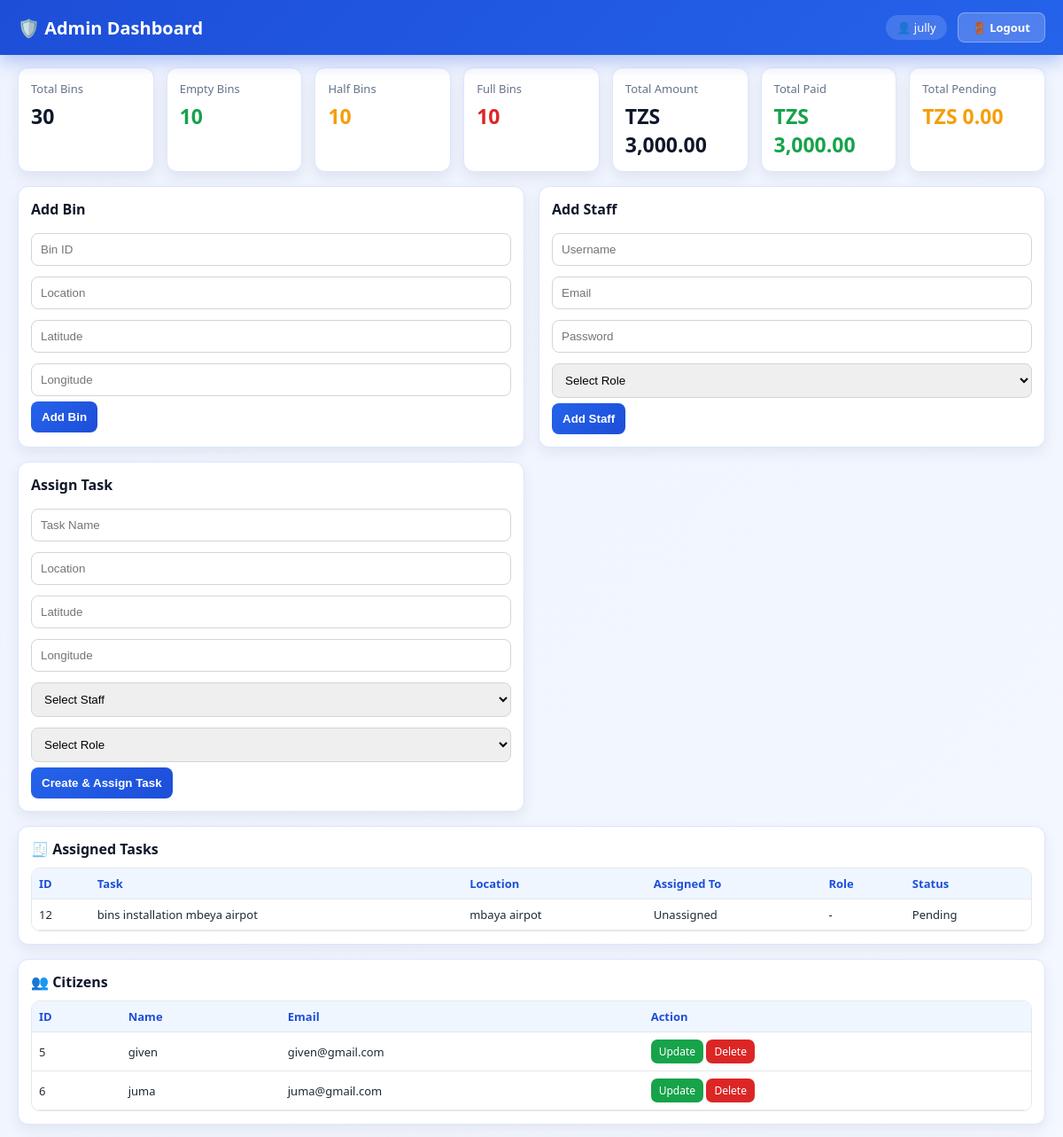
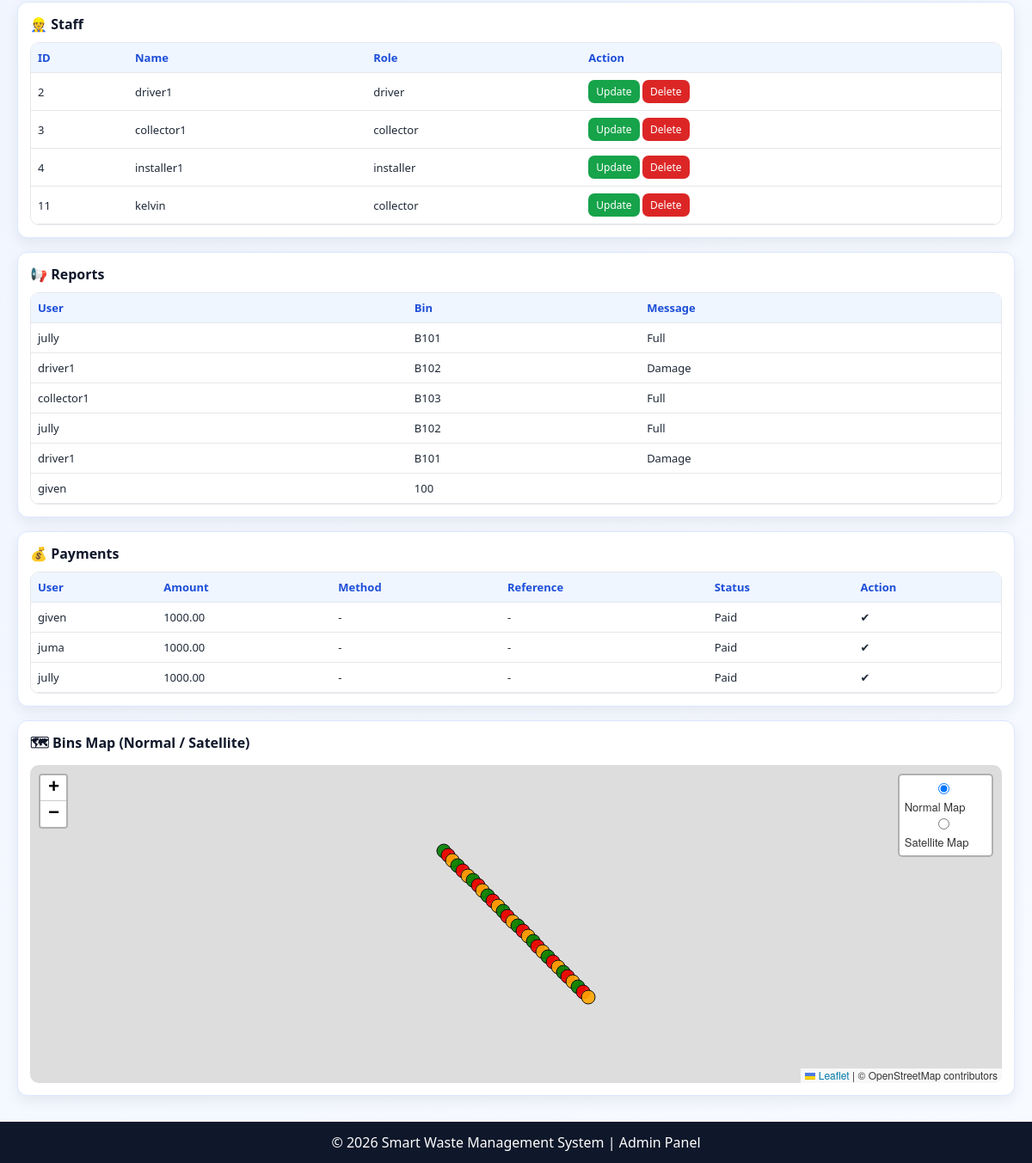
/dashboard_admin.php (signed in), run on the app's committed database (2 pictures, top to bottom).
### tables this page shows
CREATE TABLE `tasks` (
  `id` int(11) NOT NULL,
  `task_name` varchar(100) NOT NULL,
  `location` varchar(100) NOT NULL,
  `lat` decimal(10,7) NOT NULL,
  `lng` decimal(10,7) NOT NULL,
  `assigned_to` int(11) DEFAULT NULL,
  `role` varchar(50) DEFAULT NULL,
  `status` enum('Pending','Ongoing','Completed','Failed') DEFAULT 'Pending',
  `created_at` timestamp NOT NULL DEFAULT current_timestamp()
);

CREATE TABLE `users` (
  `id` int(11) NOT NULL,
  `username` varchar(50) NOT NULL,
  `email` varchar(100) NOT NULL,
  `password` varchar(100) NOT NULL,
  `role` varchar(50) NOT NULL
);

CREATE TABLE `reports` (
  `id` int(11) NOT NULL,
  `user_id` int(11) NOT NULL,
  `bin_id` varchar(20) NOT NULL,
  `location` varchar(100) NOT NULL,
  `report_text` enum('Full','Damage') NOT NULL,
  `created_at` timestamp NOT NULL DEFAULT current_timestamp()
);

CREATE TABLE `payments` (
  `id` int(11) NOT NULL,
  `user_id` int(11) NOT NULL,
  `amount` decimal(10,2) NOT NULL,
  `driver_share` decimal(10,2) DEFAULT 0.00,
  `collector_share` decimal(10,2) DEFAULT 0.00,
  `installer_share` decimal(10,2) DEFAULT 0.00,
  `government_share` decimal(10,2) DEFAULT 0.00,
  `created_at` timestamp NOT NULL DEFAULT current_timestamp(),
  `status` varchar(20) DEFAULT 'Pending'
);

### dashboard_admin.php (the view, shortened to what this page needs)
<?php
include 'db.php';
$citizens = mysqli_query($conn, "SELECT * FROM users WHERE role='citizen'");
$staffs   = mysqli_query($conn, "SELECT * FROM users WHERE role IN ('driver','collector','installer')");
$reports  = mysqli_query($conn, "SELECT r.*, u.username FROM reports r LEFT JOIN users u ON r.user_id=u.id");
$payments = mysqli_query($conn, "SELECT p.*, u.username FROM payments p JOIN users u ON p.user_id=u.id");
$tasksView = mysqli_query($conn, "
    SELECT t.*, u.username AS assigned_name
    FROM tasks t
    LEFT JOIN users u ON u.id = t.assigned_to
    ORDER BY t.id DESC
");
$summaryRes = mysqli_query($conn, "
    SELECT
        COALESCE(SUM(amount),0) AS total_amount,
        COALESCE(SUM(CASE WHEN status='Paid' THEN amount ELSE 0 END),0) AS total_paid,
        COALESCE(SUM(CASE WHEN status='Pending' THEN amount ELSE 0 END),0) AS total_pending
    FROM payments
");
$paymentSummary = mysqli_fetch_assoc($summaryRes);
$binSummaryRes = mysqli_query($conn, "
    SELECT
        COUNT(*) AS total_bins,
        COALESCE(SUM(CASE WHEN status='Empty' THEN 1 ELSE 0 END),0) AS empty_bins,
        COALESCE(SUM(CASE WHEN status='Medium' THEN 1 ELSE 0 END),0) AS medium_bins,
        COALESCE(SUM(CASE WHEN status='Full' THEN 1 ELSE 0 END),0) AS full_bins
    FROM bins
");
$binSummary = mysqli_fetch_assoc($binSummaryRes);
?>
<!DOCTYPE html>
<html lang="en">
<head>
<link rel="stylesheet" href="https://unpkg.com/leaflet/dist/leaflet.css"/>
</head>
<body>
<div class="navbar" style="display:flex;justify-content:space-between;align-items:center;">
  <h2 style="margin:0;">🛡️ Admin Dashboard</h2>
  <div style="display:flex;align-items:center;gap:12px;">
    <span style="font-size:13px;background:rgba(255,255,255,0.15);padding:5px 12px;border-radius:999px;">
      👤 <?php echo htmlspecialchars($_SESSION['user'] ?? 'Admin'); ?>
    </span>
    <a href="logout.php"
       style="background:rgba(255,255,255,0.2);color:white;padding:7px 16px;border-radius:8px;text-decoration:none;font-size:13px;font-weight:600;border:1px solid rgba(255,255,255,0.3);">
      🚪 Logout
    </a>
  </div>
</div>
<div class="summary-strip">
  <div class="summary-card">
    <p class="summary-title">Total Bins</p>
    <p class="summary-value"><?= (int)$binSummary['total_bins'] ?></p>
  </div>
  <div class="summary-card">
    <p class="summary-title">Empty Bins</p>
    <p class="summary-value green"><?= (int)$binSummary['empty_bins'] ?></p>
  </div>
  <div class="summary-card">
    <p class="summary-title">Half Bins</p>
    <p class="summary-value orange"><?= (int)$binSummary['medium_bins'] ?></p>
  </div>
  <div class="summary-card">
    <p class="summary-title">Full Bins</p>
    <p class="summary-value red"><?= (int)$binSummary['full_bins'] ?></p>
  </div>
  <div class="summary-card">
    <p class="summary-title">Total Amount</p>
    <p class="summary-value">TZS <?= number_format((float)$paymentSummary['total_amount'], 2) ?></p>
  </div>
  <div class="summary-card">
    <p class="summary-title">Total Paid</p>
    <p class="summary-value green">TZS <?= number_format((float)$paymentSummary['total_paid'], 2) ?></p>
  </div>
  <div class="summary-card">
    <p class="summary-title">Total Pending</p>
    <p class="summary-value orange">TZS <?= number_format((float)$paymentSummary['total_pending'], 2) ?></p>
  </div>
</div>
<div class="dashboard">
  <div class="card form-card">
    <h3>Add Bin</h3>
    <form method="POST">
      <input name="bin_id" placeholder="Bin ID" required>
      <input name="location" placeholder="Location" required>
      <input type="number" step="0.0000001" name="latitude" placeholder="Latitude" required>
      <input type="number" step="0.0000001" name="longitude" placeholder="Longitude" required>
      <button name="add_bin" type="submit">Add Bin</button>
    </form>
  </div>
  <div class="card form-card">
    <h3>Add Staff</h3>
    <form method="POST">
      <input name="username" placeholder="Username" required>
      <input type="email" name="email" placeholder="Email" required>
      <input type="password" name="password" placeholder="Password" required>
      <select name="role" required>
        <option value="">Select Role</option>
      </select>
      <button name="add_staff" type="submit">Add Staff</button>
    </form>
  </div>
  <div class="card form-card">
    <h3>Assign Task</h3>
    <form method="POST">
      <input name="task_name" placeholder="Task Name" required>
      <input name="location" placeholder="Location" required>
      <input type="number" step="0.0000001" name="lat" placeholder="Latitude" required>
      <input type="number" step="0.0000001" name="lng" placeholder="Longitude" required>
      <select name="assigned_to" required>
        <option value="">Select Staff</option>
      </select>
      <select name="role" required>
        <option value="">Select Role</option>
      </select>
      <button name="create_task" type="submit">Create & Assign Task</button>
    </form>
  </div>
  <div class="card table-card">
    <h3>🧾 Assigned Tasks</h3>
    <div class="table-wrap"><table>
      <tr><th>ID</th><th>Task</th><th>Location</th><th>Assigned To</th><th>Role</th><th>Status</th></tr>
      <?php while($t = mysqli_fetch_assoc($tasksView)): ?>
      <tr>
        <td><?= (int)$t['id'] ?></td>
        <td><?= htmlspecialchars($t['task_name']) ?></td>
        <td><?= htmlspecialchars($t['location']) ?></td>
        <td><?= htmlspecialchars($t['assigned_name'] ?? 'Unassigned') ?></td>
        <td><?= htmlspecialchars($t['role'] ?? '-') ?></td>
        <td><?= htmlspecialchars($t['status']) ?></td>
      </tr>
      <?php endwhile; ?>
    </table></div>
  </div>
  <div class="card table-card">
    <h3>👥 Citizens</h3>
    <div class="table-wrap"><table>
      <tr><th>ID</th><th>Name</th><th>Email</th><th>Action</th></tr>
      <?php while($c=mysqli_fetch_assoc($citizens)): ?>
      <tr>
        <td><?= $c['id'] ?></td>
        <td><?= htmlspecialchars($c['username']) ?></td>
        <td><?= htmlspecialchars($c['email']) ?></td>
        <td>
          <a class="action-btn update" href="?edit_user=<?= $c['id'] ?>">Update</a>
          <a class="action-btn delete" href="?delete_user=<?= $c['id'] ?>" onclick="return confirm('Delete this user?')">Delete</a>
        </td>
      </tr>
      <?php endwhile; ?>
    </table></div>
  </div>
  <div class="card table-card">
    <h3>👷 Staff</h3>
    <div class="table-wrap"><table>
      <tr><th>ID</th><th>Name</th><th>Role</th><th>Action</th></tr>
      <?php while($s=mysqli_fetch_assoc($staffs)): ?>
      <tr>
        <td><?= $s['id'] ?></td>
        <td><?= htmlspecialchars($s['username']) ?></td>
        <td><?= htmlspecialchars($s['role']) ?></td>
        <td>
          <a class="action-btn update" href="?edit_user=<?= $s['id'] ?>">Update</a>
          <a class="action-btn delete" href="?delete_user=<?= $s['id'] ?>" onclick="return confirm('Delete this staff?')">Delete</a>
        </td>
      </tr>
      <?php endwhile; ?>
    </table></div>
  </div>
  <div class="card table-card">
    <h3>📢 Reports</h3>
    <div class="table-wrap"><table>
      <tr><th>User</th><th>Bin</th><th>Message</th></tr>
      <?php while($r=mysqli_fetch_assoc($reports)): ?>
      <tr>
        <td><?= htmlspecialchars($r['username'] ?? 'Unknown') ?></td>
        <td><?= htmlspecialchars($r['bin_id']) ?></td>
        <td><?= htmlspecialchars($r['report_text']) ?></td>
      </tr>
      <?php endwhile; ?>
    </table></div>
  </div>
  <div class="card table-card">
    <h3>💰 Payments</h3>
    <div class="table-wrap"><table>
      <tr><th>User</th><th>Amount</th><th>Method</th><th>Reference</th><th>Status</th><th>Action</th></tr>
      <?php while($p=mysqli_fetch_assoc($payments)): ?>
      <tr>
        <td><?= htmlspecialchars($p['username']) ?></td>
        <td><?= $p['amount'] ?></td>
        <td><?= htmlspecialchars($p['method'] ?? '-') ?></td>
        <td><?= htmlspecialchars($p['reference'] ?? '-') ?></td>
        <td><?= htmlspecialchars($p['status']) ?></td>
        <td>
          <?php if($p['status']=='Pending'): ?>
            <form method="POST" style="margin:0">
              <input type="hidden" name="payment_id" value="<?= $p['id'] ?>">
              <button name="confirm_payment" type="submit">Confirm</button>
            </form>
          <?php else: ?>✔<?php endif; ?>
        </td>
      </tr>
      <?php endwhile; ?>
    </table></div>
  </div>
  <div class="card map-card">
    <h3>🗺 Bins Map (Normal / Satellite)</h3>
    <div id="adminMap"></div>
  </div>
</div>
<div class="footer">
  © <?= date("Y") ?> Smart Waste Management System | Admin Panel
</div>
</body>
</html>

### dashboard_admin.php (style rules this page uses)
* { box-sizing:border-box }
body { margin:0; font-family:Segoe UI,sans-serif; background:linear-gradient(135deg,#eef3ff,#f7faff); color:#1f2937; }
.navbar { background:linear-gradient(135deg,#1d4ed8,#2563eb); color:#fff; padding:14px 20px; position:sticky; top:0; z-index:99; box-shadow:0 8px 18px rgba(29,78,216,.28); }
.navbar h2 { margin:0;font-size:20px }
.summary-strip { display:grid; grid-template-columns:repeat(7,1fr); gap:14px; padding:14px 20px 0 20px; }
.summary-card { background:#fff; border:1px solid #dbe6ff; border-radius:12px; padding:14px; box-shadow:0 6px 16px rgba(15,23,42,0.08); }
.summary-title { font-size:13px;color:#64748b;margin:0 0 6px 0 }
.summary-value { font-size:23px;font-weight:700;margin:0;color:#0f172a }
.summary-value.green { color:#16a34a }
.summary-value.orange { color:#f59e0b }
.summary-value.red { color:#dc2626 }
.dashboard { display:grid; grid-template-columns:repeat(12,1fr); gap:16px; padding:16px 20px 20px 20px; }
.card { background:#fff; padding:14px; border-radius:12px; border:1px solid #dbe6ff; box-shadow:0 6px 16px rgba(15,23,42,0.07); }
.card h3 { margin:0 0 10px; font-size:16px; color:#0f172a; }
.card.form-card { grid-column:span 4 }
.card.table-card { grid-column:span 6 }
.card.map-card { grid-column:span 12 }
input,select { width:100%; padding:10px; margin:6px 0; border:1px solid #d1d5db; border-radius:8px; }
button { background:linear-gradient(135deg,#2563eb,#1d4ed8); color:#fff; padding:10px 12px; border:none; border-radius:8px; cursor:pointer; font-weight:600; }
.table-wrap { max-height:260px; overflow:auto; border-radius:10px; border:1px solid #e5e7eb; }
table { width:100%;border-collapse:collapse;font-size:13px;background:#fff }
th { background:#eff6ff; color:#1d4ed8; position:sticky; top:0; z-index:1; }
td,th { padding:8px;border-bottom:1px solid #e5e7eb;text-align:left }
.action-btn { padding:5px 9px; border-radius:7px; text-decoration:none; color:white; display:inline-block; font-size:12px; }
.delete { background:#dc2626 }
.update { background:#16a34a }
#adminMap { height:370px;border-radius:10px }
.footer { margin-top:10px;background:#0f172a;color:#fff;text-align:center;padding:13px }
@media (max-width: 1200px) { .card.form-card { grid-column:span 6 } }
@media (max-width: 1200px) { .card.table-card { grid-column:span 12 } }

### data on the page
tasks: id "12", task_name "bins installation mbeya airpot", location "mbaya airpot", assigned_name "Unassigned", role "-", status "Pending"
users: id "5", username "given", email "given@gmail.com"
users: id "6", username "juma", email "juma@gmail.com"
users: id "2", username "driver1", role "driver"
users: id "3", username "collector1", role "collector"
users: id "4", username "installer1", role "installer"
users: id "11", username "kelvin", role "collector"
reports: user.username "jully", bin "B101", report_text "Full"
reports: user.username "driver1", bin "B102", report_text "Damage"
reports: user.username "collector1", bin "B103", report_text "Full"
reports: user.username "jully", bin "B102", report_text "Full"
reports: user.username "driver1", bin "B101", report_text "Damage"
reports: user.username "given", bin "100"
payments: user.username "given", amount "1000.00", method "-", reference "-", status "Paid"
payments: user.username "juma", amount "1000.00", method "-", reference "-", status "Paid"
payments: user.username "jully", amount "1000.00", method "-", reference "-", status "Paid"

### other printed values
$_SESSION['user'] "jully"
$binSummary['total_bins'] "30"
$binSummary['empty_bins'] "10"
$binSummary['medium_bins'] "10"
$binSummary['full_bins'] "10"
$paymentSummary['total_amount'] "3,000.00"
$paymentSummary['total_paid'] "3,000.00"
$paymentSummary['total_pending'] "0.00"
